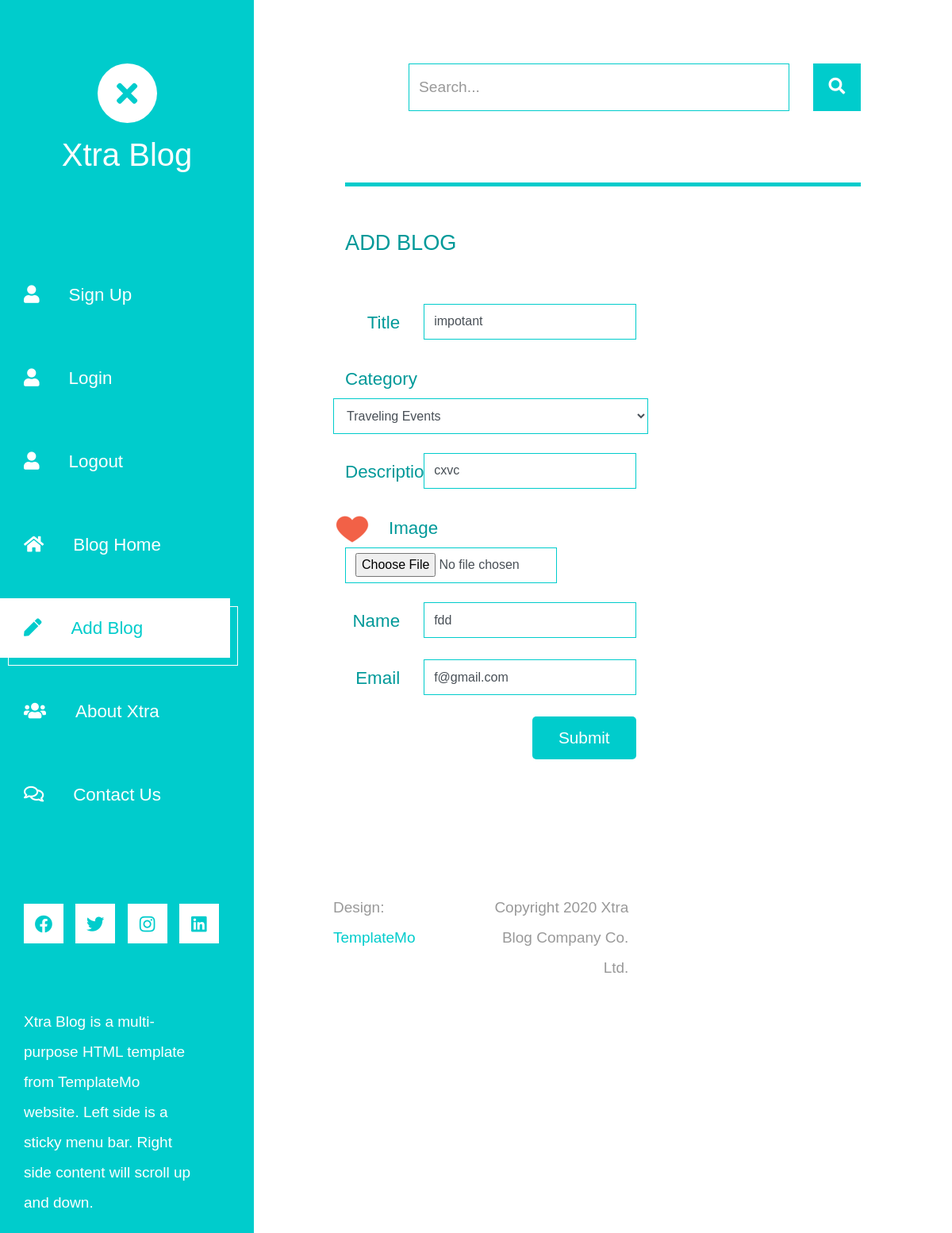
/updateblog/26, run on the app's committed database.
### blogapi/models.py (models this page shows, shortened)
class AddPost(models.Model):
    blog_title = models.CharField(max_length=50,null=True)
    categories1 = models.ForeignKey(Category,on_delete=models.CASCADE,null=True)
    description = RichTextField()
    image = models.ImageField(upload_to ='uploads/')
    name = models.CharField(max_length=50,null=True)
    email = models.EmailField(max_length=100,null=True)
    datetime = models.DateTimeField(auto_now_add=True)

### blogapi/views.py (the view, shortened to what this page needs)
# urls.py: path('updateblog/<str:pk>', views.UpdateBlog , name='updateblog'),
def UpdateBlog(request , pk):
	addpost=AddPost.objects.get(id=pk)
	categories = Category.objects.all()
	return render(request,'edit.html',{'categories':categories,'addpost':addpost})

### blogapi/template/edit.html (shortened to what this page needs)
{% load static %}
<!DOCTYPE html>
<html lang="en">
<head>
	<link rel="stylesheet" href="{% static 'fontawesome/css/all.min.css' %}">
    <link href="{% static 'css/bootstrap.min.css' %}" rel="stylesheet">
    <link href="{% static 'css/templatemo-xtra-blog.css' %}" rel="stylesheet">
</head>
<body>
	<header class="tm-header" id="tm-header">
        <div class="tm-header-wrapper">
            <div class="tm-site-header">
                <div class="mb-3 mx-auto tm-site-logo"><i class="fas fa-times fa-2x"></i></div>
                <h1 class="text-center">Xtra Blog</h1>
            </div>
            <nav class="tm-nav" id="tm-nav">
                <ul><li class="tm-nav-item"><a href="{% url 'signup' %}" class="tm-nav-link">
                    <i class="fas fa-user"></i>
                                        Sign Up
                </a></li>
                <li class="tm-nav-item"><a href="{% url 'login' %}" class="tm-nav-link">
                    <i class="fas fa-user"></i>
                                        Login
                </a></li>
                <li class="tm-nav-item"><a href="{% url 'logout' %}" class="tm-nav-link">
                    <i class="fas fa-user"></i>
                                        Logout
                </a></li>
                    <li class="tm-nav-item"><a href="{% url 'index' %}" class="tm-nav-link">
                        <i class="fas fa-home"></i>
                        Blog Home
                    </a></li>
                    <li class="tm-nav-item active"><a href="{% url 'addblogpost' %}" class="tm-nav-link">
                        <i class="fas fa-pen"></i>
                        Add Blog
                    </a></li>
                    <li class="tm-nav-item"><a href="{% url 'about' %}" class="tm-nav-link">
                        <i class="fas fa-users"></i>
                        About Xtra
                    </a></li>
                    <li class="tm-nav-item"><a href="{% url 'contact' %}" class="tm-nav-link">
                        <i class="far fa-comments"></i>
                        Contact Us
                    </a></li>
                </ul>
            </nav>
            <div class="tm-mb-65">
                <a href="https://facebook.com" class="tm-social-link">
                    <i class="fab fa-facebook tm-social-icon"></i>
                </a>
                <a href="https://twitter.com" class="tm-social-link">
                    <i class="fab fa-twitter tm-social-icon"></i>
                </a>
                <a href="https://instagram.com" class="tm-social-link">
                    <i class="fab fa-instagram tm-social-icon"></i>
                </a>
                <a href="https://linkedin.com" class="tm-social-link">
                    <i class="fab fa-linkedin tm-social-icon"></i>
                </a>
            </div>
            <p class="tm-mb-80 pr-5 text-white">
                Xtra Blog is a multi-purpose HTML template from TemplateMo website. Left side is a sticky menu bar. Right side content will scroll up and down.
            </p>
        </div>
    </header>
    <div class="container-fluid">
        <main class="tm-main">
            <div class="row tm-row">
                <div class="col-12">
                    <form method="GET" class="form-inline tm-mb-80 tm-search-form">
                        <input class="form-control tm-search-input" name="query" type="text" placeholder="Search..." aria-label="Search">
                        <button class="tm-search-button" type="submit">
                            <i class="fas fa-search tm-search-icon" aria-hidden="true"></i>
                        </button>
                    </form>
                </div>
            </div>
            <div class="row tm-row">
                <div class="col-12">
                    <hr class="tm-hr-primary tm-mb-55">
                    <div class="row tm-row tm-mb-120">
                        <div class="col-12">
                            <h2 class="tm-color-primary tm-post-title tm-mb-60">ADD BLOG</h2>
                        </div>
                        <div class="col-lg-7 tm-contact-left">
                            <form method="POST" action="" class="mb-5 ml-auto mr-0 tm-contact-form" enctype="multipart/form-data">
                                    <div class="form-group row mb-4">
                                        <label for="name" class="col-sm-3 col-form-label text-right tm-color-primary">Title</label>
                                        <div class="col-sm-9">
                                            <input class="form-control mr-0 ml-auto" name="blog_title" id="name" value="{{addpost.blog_title}}" type="text" required>
                                        </div>
                                    </div>
                                    <div class="form-group row mb-4">
                                        <label for="name" class="col-sm-3 col-form-label text-right tm-color-primary">Category</label>
                                        <div class="col-sm-9"></div>
                                        <select name = "categories" input class="form-control mr-0 ml-auto" id="name" value="{{addpost.categories}}" type="select" >
                                            {% for x in categories %}
                                            <option>{{ x.name_of_categories }}</option>
                                            {% endfor %}
                                      </select>
                                    </div>
                                    <div class="form-group row mb-4">
                                        <label for="name" class="col-sm-3 col-form-label text-right tm-color-primary">Description</label>
                                        <div class="col-sm-9">
                                            <input class="form-control mr-0 ml-auto" name="description" id="name" value="{{addpost.description}}" type="text" required>
                                        </div>
                                    </div>
                                    <div class="form-group row mb-4">
                                        {% if addpost.image %}
                                        <img src="{{addpost.image.url}}" alt ="image here">
                                        {% endif %}
                                        <label for="name" class="col-sm-3 col-form-label text-right tm-color-primary">Image</label>
                                        <div class="col-sm-9">
                                            <input class="form-control mr-0 ml-auto" name="image" id="name" type="file"  required >
                                        </div>
                                    </div>
                                <div class="form-group row mb-4">
                                    <label for="name" class="col-sm-3 col-form-label text-right tm-color-primary">Name</label>
                                    <div class="col-sm-9">
                                        <input class="form-control mr-0 ml-auto" name="name" id="name" value="{{addpost.name}}" type="text" required>
                                    </div>
                                </div>
                                <div class="form-group row mb-4">
                                    <label for="email" class="col-sm-3 col-form-label text-right tm-color-primary">Email</label>
                                    <div class="col-sm-9">
                                        <input class="form-control mr-0 ml-auto" name="email" id="email" value="{{addpost.email}}" type="email" required>
                                    </div>
                                </div>
                                <div class="form-group row text-right">
                                    <div class="col-12">
                                        <button class="tm-btn tm-btn-primary tm-btn-small">Submit</button>
                                    </div>
                                </div>
                            </form>
                        </div>
                </div>
            </div>
            <div class="row tm-row">
                <div class="col-lg-8 tm-post-col">
                    <div class="tm-post-full">
            <footer class="row tm-row">
                <div class="col-md-6 col-12 tm-color-gray">
                    Design: <a rel="nofollow" target="_parent" href="https://templatemo.com" class="tm-external-link">TemplateMo</a>
                </div>
                <div class="col-md-6 col-12 tm-color-gray tm-copyright">
                    Copyright 2020 Xtra Blog Company Co. Ltd.
                </div>
            </footer>
        </main>
    </div>
</body>
</html>

### blogapi/static/css/templatemo-xtra-blog.css (style rules this page uses)
html { overflow-x: hidden; }
body { margin: 0; padding: 0; font-family: 'Source Sans Pro', sans-serif; font-size: 19px; line-height: 2em; overflow-x: hidden; }
p, span { color: #999; }
hr { border-top-color: #CCC; margin-top: 10px; margin-bottom: 10px; }
.form-control::placeholder { color: #999; }
.tm-header { background-color: #0CC; color: white; position: fixed; top: 0; left: 0; bottom: 0; z-index: 100; width: 400px; overflow-y: visible; }
.tm-header-wrapper { overflow-y: scroll; scrollbar-width: none; -ms-overflow-style: none; padding: 30px; width: 100%; height: 100%; }
.tm-site-header { margin-top: 50px; margin-bottom: 115px; }
.tm-site-logo { width: 75px; height: 75px; border-radius: 50%; background-color: white; display: flex; align-items: center; justify-content: center; }
.tm-site-logo i { color: #0CC; }
.tm-main { margin-left: 400px; padding: 80px 100px 25px; }
.tm-row { max-width: 980px; justify-content: space-between; }
.tm-nav { margin-bottom: 100px; }
.tm-nav-item { list-style: none; margin-bottom: 30px; }
.tm-nav-link { color: white; background-color: transparent; height: 75px; width: 100%; max-width: 300px; display: flex; align-items: center; font-size: 1.4rem; padding: 30px; }
.tm-nav-item:hover .tm-nav-link, .tm-nav-item.active .tm-nav-link { color: #0CC; background-color: white; text-decoration: none; }
.tm-nav ul { position: relative; }
.tm-nav-item:hover:after, .tm-nav-item.active:after { content: ''; width: 100%; max-width: 300px; height: 75px; display: block; border: 1px solid white; margin-left: 10px; margin-top: -65px; position: absolute; z-index: -1000; }
.tm-nav-link i { margin-right: 37px; }
ul { margin: 0; padding: 0; }
.tm-nav { margin-left: -30px; }
.tm-social-link { display: inline-block; background-color: white; font-size: 1.4rem; width: 50px; height: 50px; text-align: center; padding-top: 8px; margin-right: 15px; margin-bottom: 15px; }
.tm-social-icon { color: #0CC; transition: all 0.3s ease; }
.tm-search-form { display: flex; align-items: center; justify-content: flex-end; }
.form-inline .form-control.tm-search-input { display: block; height: 60px; width: 480px; margin-right: 30px; border-radius: 0; border-color: #0CC; font-size: 1.2rem; }
.tm-search-button { width: 60px; height: 60px; border: none; background-color: #0CC; transition: all 0.3s ease; }
.tm-search-icon { color: white; font-size: 1.3rem; }
.tm-post-title { font-size: 1.7rem; transition: all 0.3s ease; }
.tm-btn { display: inline-block; border-radius: 5px; font-size: 1.3rem; transition: all 0.3s ease; }
.tm-btn-primary { background-color: #0CC; color: white; padding: 8px 43px; border: none; }
.tm-btn-small { padding: 8px 33px; }
.tm-external-link { color: #0CC; }
.tm-copyright { text-align: right; }
hr.tm-hr-primary { border-top: 5px solid #0CC; }
.form-control { height: 45px; border-color: #0CC; border-radius: 0; }
.tm-post-full { max-width: 600px; }
.tm-mb-55 { margin-bottom: 55px; }
.tm-mb-60 { margin-bottom: 60px; }
.tm-mb-65 { margin-bottom: 65px; }
.tm-mb-80 { margin-bottom: 80px; }
.tm-mb-120 { margin-bottom: 120px; }
.tm-color-primary, span.tm-color-primary { color: #099; }
a.tm-color-gray, .tm-color-gray { color: #999; }
.tm-contact-form { max-width: 488px; }
.tm-contact-form input, .tm-contact-form textarea { max-width: 360px; }
.tm-contact-form label { font-size: 1.4rem; }
.tm-contact-form .form-group { display: flex; }
@media (max-width: 1540px) { .tm-header { width: 320px; } }
@media (max-width: 1540px) { .tm-main { margin-left: 320px; width: calc(100% - 320px); } }
@media (max-width: 1288px) { .tm-social-link { margin-right: 10px; } }

### data on the page
AddPost: blog_title "impotant", description "cxvc", image (picture), name "fdd", email "f@gmail.com"

### other printed values
form field categories "Traveling Events"
